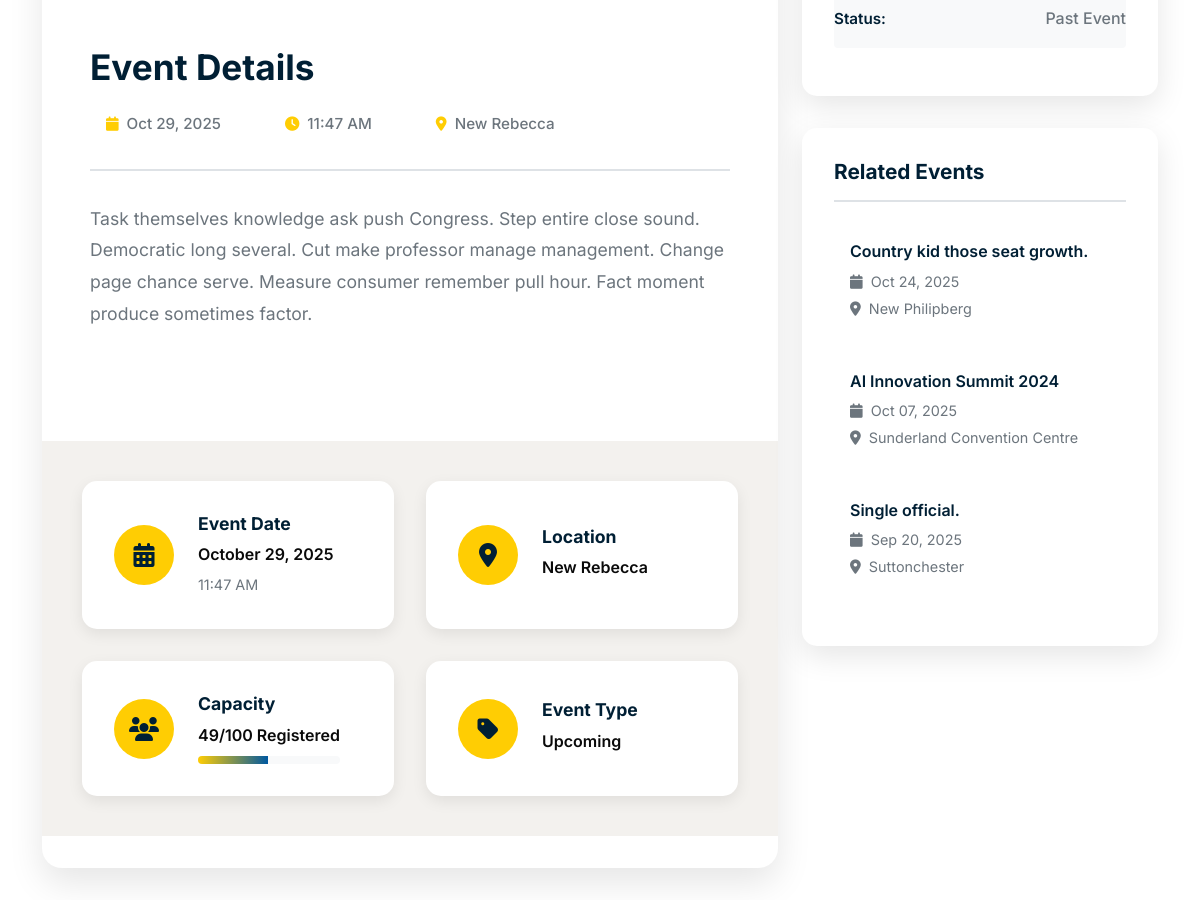
/events/9/ (middle part), run on an earlier commit of the app's database.
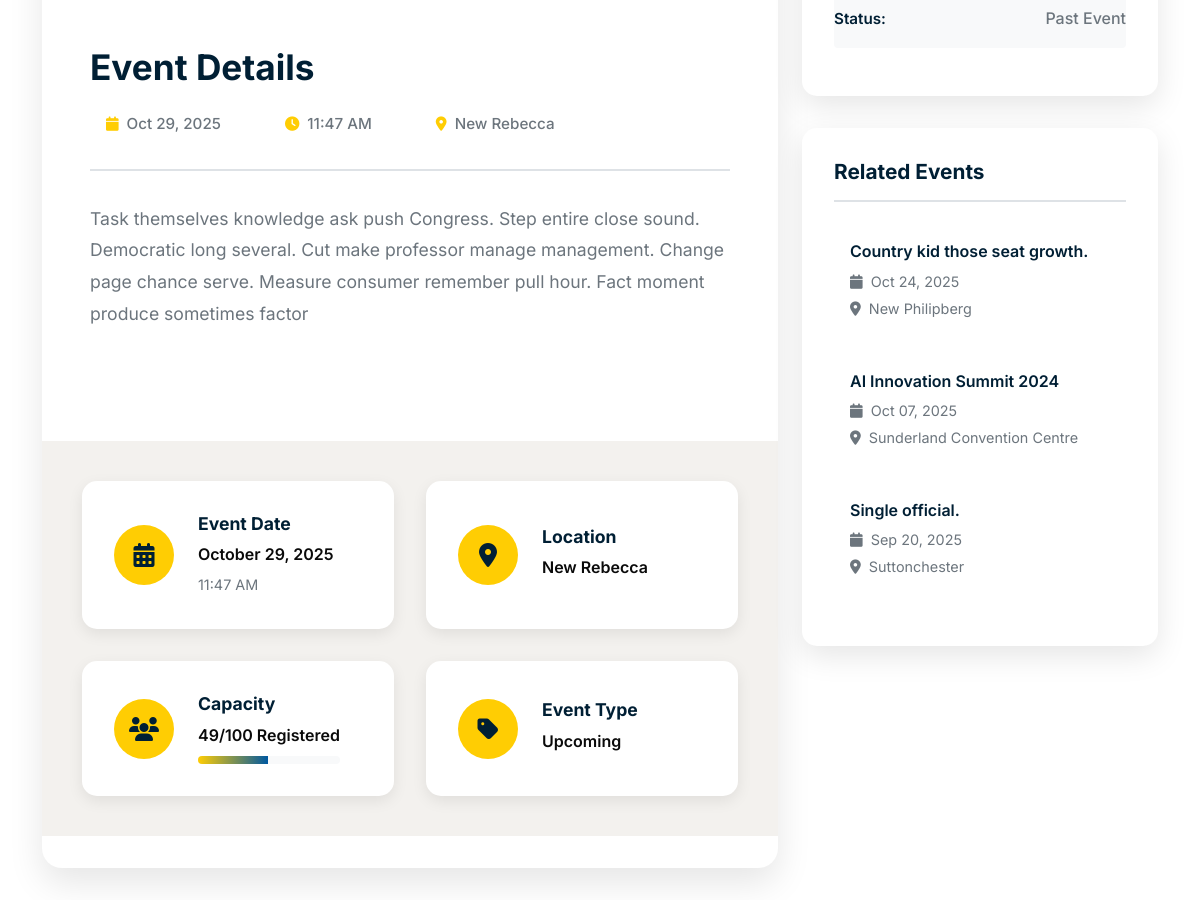
And on a later commit of the database.
### events/models.py (models this page shows, shortened)
class Event(models.Model):
    EVENT_TYPE_CHOICES = [
        ('upcoming', 'Upcoming'),
        ('past', 'Past'),
    ]
    title = models.CharField(max_length=200, help_text="Event title")
    description = models.TextField(help_text="Event description")
    date = models.DateTimeField(help_text="Event date and time")
    location = models.CharField(max_length=200, help_text="Event location")
    image = models.ImageField(upload_to='events/', blank=True, help_text="Event image (optional)")
    event_type = models.CharField(
        max_length=20,
        choices=EVENT_TYPE_CHOICES,
        default='upcoming',
        help_text="Event type"
    )
    is_featured = models.BooleanField(default=False, help_text="Show in featured section")
    registration_url = models.URLField(blank=True, help_text="Event registration URL")
    max_attendees = models.PositiveIntegerField(null=True, blank=True, help_text="Maximum number of attendees")
    current_attendees = models.PositiveIntegerField(default=0, help_text="Current number of registered attendees")
    created_at = models.DateTimeField(auto_now_add=True, help_text="When the event was created")
    updated_at = models.DateTimeField(auto_now=True, help_text="When the event was last updated")
    class Meta:
        verbose_name = "Event"
        verbose_name_plural = "Events"
        ordering = ['-date']
    @property
    def is_upcoming(self):
        return self.date > timezone.now()

### events/views.py (the view)
# urls.py: path('<int:pk>/', views.event_detail_view, name='event_detail'),
def event_detail_view(request, pk):
    event = get_object_or_404(Event, pk=pk)
    related_events = Event.objects.filter(
        event_type=event.event_type
    ).exclude(id=event.id)[:3]
    context = {
        'event': event,
        'related_events': related_events,
        'page_title': event.title,
        'page_description': event.description[:160],
    }
    return render(request, 'events/event_detail.html', context)

### templates/events/event_detail.html (shortened to what the changed rows need)
{% extends 'base.html' %}
{% load static %}
{% block content %}
<section class="section">
    <div class="container">
        <div class="row">
            <div class="col-lg-8">
                <div class="event-detail-card">
                    <div class="event-content">
                        <div class="content-header">
                            <h2 class="content-title">Event Details</h2>
                            <div class="event-meta">
                                <span class="meta-item">
                                    <i class="fas fa-calendar"></i>
                                    {{ event.date|date:"M d, Y" }}
                                </span>
                                <span class="meta-item">
                                    <i class="fas fa-clock"></i>
                                    {{ event.date|time:"g:i A" }}
                                </span>
                                <span class="meta-item">
                                    <i class="fas fa-map-marker-alt"></i>
                                    {{ event.location }}
                                </span>
                            </div>
                        </div>
                        <div class="event-description">
                            {{ event.description|linebreaks }}
                        </div>
                    </div>
                    <div class="event-info">
                        <div class="info-grid">
                            <div class="info-card">
                                <div class="info-content">
                                    <h4>Event Date</h4>
                                    <p>{{ event.date|date:"F d, Y" }}</p>
                                    <small>{{ event.date|time:"g:i A" }}</small>
                                </div>
                            </div>
                            <div class="info-card">
                                <div class="info-content">
                                    <h4>Location</h4>
                                    <p>{{ event.location }}</p>
                                </div>
                            </div>
                            {% if event.max_attendees %}
                            <div class="info-card">
                                <div class="info-icon">
                                    <i class="fas fa-users"></i>
                                </div>
                                <div class="info-content">
                                    <h4>Capacity</h4>
                                    <p>{{ event.current_attendees }}/{{ event.max_attendees }} Registered</p>
                                    <div class="progress">
                                        <div class="progress-bar" style="width: {% widthratio event.current_attendees event.max_attendees 100 %}%"></div>
                                    </div>
                                </div>
                            </div>
                            {% endif %}
                            <div class="info-card">
                                <div class="info-content">
                                    <h4>Event Type</h4>
                                    <p>{{ event.get_event_type_display }}</p>
                                </div>
                            </div>
                        </div>
                    </div>
                </div>
            </div>
        </div>
    </div>
</section>
{% endblock %}

What changed in the data, as far as the page shows it:
changed Event "New Rebecca": description "…Fact moment produce sometimes factor." → "…Fact moment produce sometimes factor"
